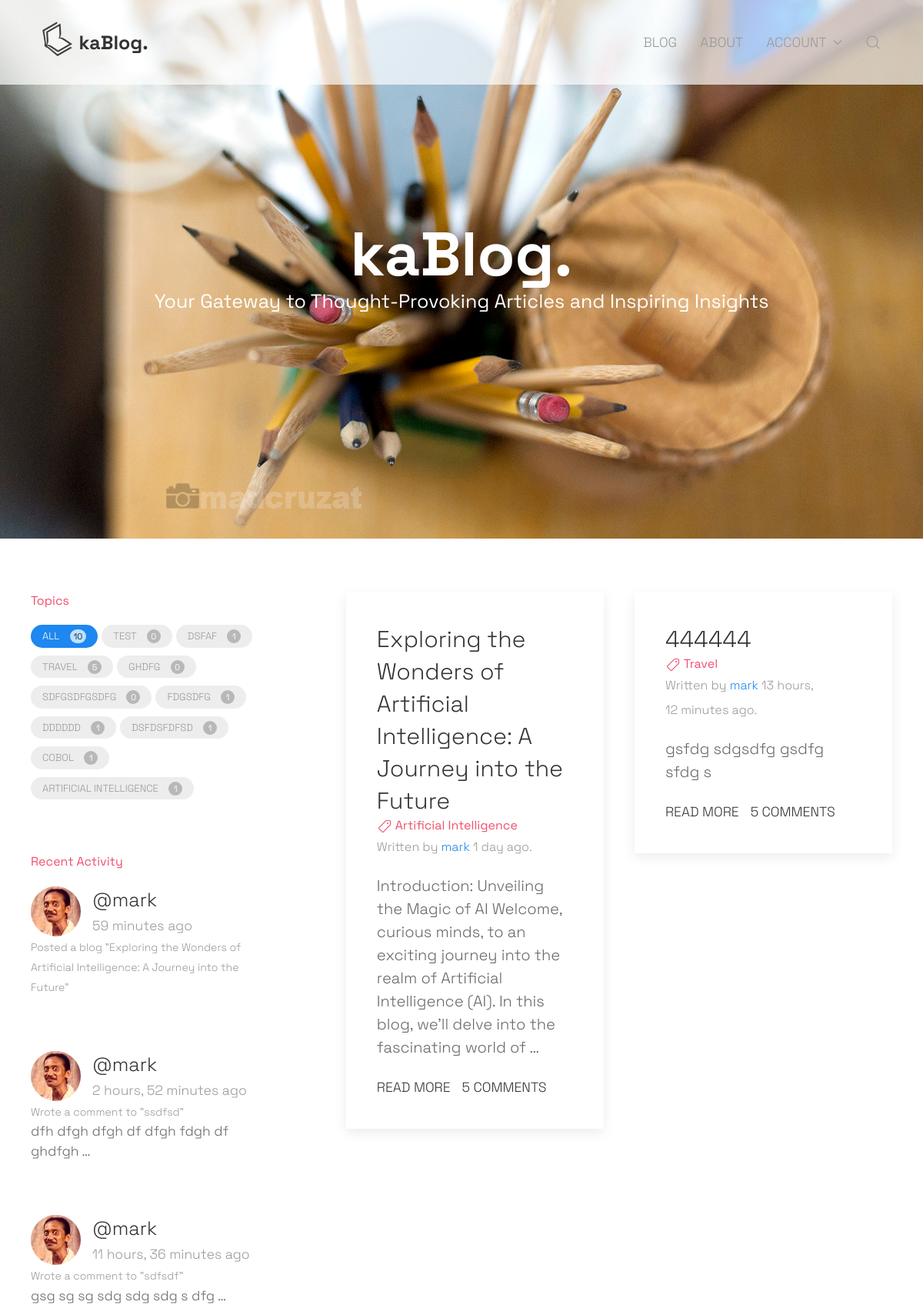
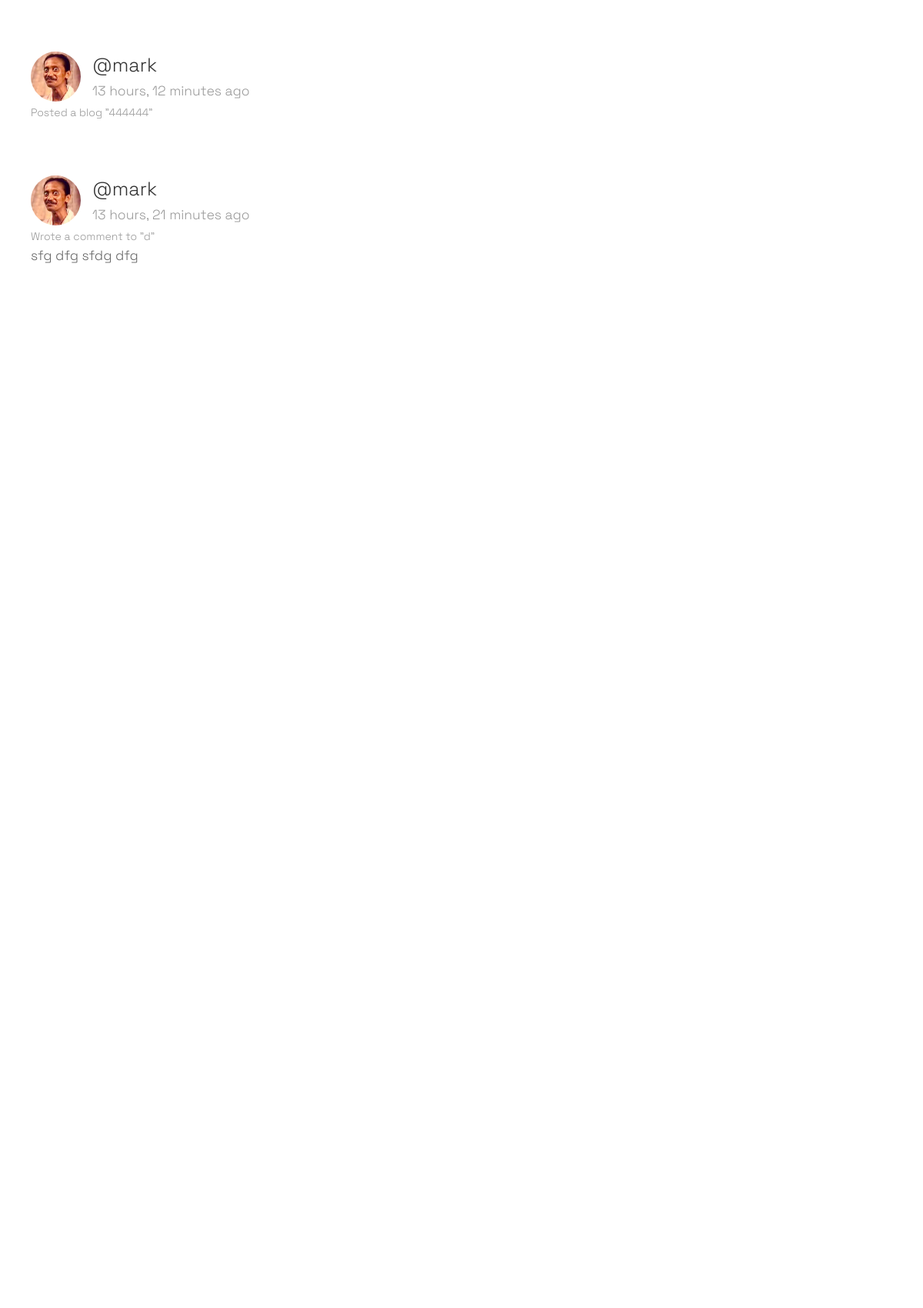
The page / (upper part) on the database its author committed (2 pictures, top to bottom).
### blog/models.py (models this page shows, shortened)
class Topic(models.Model):
    name = models.CharField(max_length=200)
    def __str__(self):
        return self.name

class Blog(models.Model):
    author = models.ForeignKey(User, on_delete=models.SET_NULL, null=True)
    participants = models.ManyToManyField(User, related_name="participants", blank=True)
    topic = models.ForeignKey(Topic, on_delete=models.SET_NULL, null=True)
    title = models.CharField(max_length=200)
    description = models.TextField(null=True, blank=True)
    updated = models.DateTimeField(auto_now=True)
    created = models.DateTimeField(auto_now_add=True)
    featured_image=models.ImageField(null=True, blank=True, verbose_name='Featured image', upload_to = user_directory_path)
    isupdated=models.BooleanField(default=False)
    """ class Meta:
        ordering = ["-updated", "-created"] """

### creds/models.py (models this page shows)
class User(AbstractUser):
    name=models.CharField(max_length=200, null=True, verbose_name='Full Name')
    email=models.EmailField(verbose_name="Email address", max_length=255, unique=True,)
    bio=models.TextField(null=True, blank=True)
    avatar=models.ImageField(null=True, verbose_name='Profile piture', upload_to = user_directory_path, default='avatar/avatar.png')
    USERNAME_FIELD="email"
    REQUIRED_FIELDS=[]

### blog/views.py (the view)
# urls.py: path("", blogs, name="page-blogs"),
def blogs(request):
    q = request.GET.get("q") if request.GET.get("q") != None else ""  # search criteria
    blogs = Blog.objects.filter(
        Q(topic__name__icontains=q)
        | Q(title__icontains=q)
        | Q(description__icontains=q)
        | Q(author__username__icontains=q)
    ).order_by('-updated', '-created')
    recent_activity = Comment.objects.all()[:5]  # show messages based on the topic selected
    qsBlog = Blog.objects.all().values('id', 'author', 'author__username', 'author__avatar', 'created', 'updated', 'title').annotate(comment=Value(''), action=Value('Posted a blog'))
    qsComment = Comment.objects.all().values('id', 'author', 'author__username', 'author__avatar', 'created', 'updated', 'blog__title', 'comment').annotate(action=Value('Wrote a comment to'))
    recent=qsBlog.union(qsComment).order_by('-updated', '-created')[:5]
    topics = Topic.objects.annotate(blogcount=Count("blog"))
    context = {"blogs": blogs, "topics": topics, "recent_activity": recent_activity, 'recent':recent }
    return render(request, "blog/blogs.html", context)

### blog/templates/blog/blogs.html
{% extends 'base.html' %}
{% block pageheading %}
  {% include 'pageheading.html' %}
  {% block navigation %}
    {% include 'navigation.html' %}
  {% endblock %}
{% endblock %}
{% block sidebar %}
  {% include 'blog/list_sidebar_topics.html' %}
  {% include 'blog/list_sidebar_recentactivity.html' %}
{% endblock %}
{% block content %}
  <div class="w-full">
    {% include 'blog/list_blog.html' %}
  </div>
{% endblock %}

### blog/templates/blog/list_sidebar_topics.html (shortened to what this page needs)
{% if topics|length %}
<div>
<h5 class="uk-text-danger">Topics</h5>
<ul class="uk-subnav uk-subnav-pill uk-text-small" uk-margin>
  <li class="uk-active" uk-filter-control><a class="uk-border-pill" href="javascript:vod(0)">All <span class="uk-badge uk-margin-small-left">{{topics.count}}</span></a></li>
  {% for topic in topics %}
    <li uk-filter-control="[data-topic='{{topic.name}}']"><a class="uk-border-pill"
      href="#">{{topic.name}}<span class="uk-badge uk-margin-small-left">{{topic.blogcount}}</span></a>
    </li>
  {% endfor %}
</ul>
</div>
{% endif %}

### blog/templates/blog/list_sidebar_recentactivity.html (shortened to what this page needs)
{% if recent|length %}
{% load static %}
<div>
<h5 class="uk-text-danger">Recent Activity</h5>
<ul class="uk-comment-list">
  {% for activity in recent %}
    <li>
        <article class="uk-comment" role="comment">
            <header class="uk-comment-header uk-margin-remove-bottom">
                <div class="uk-grid-small uk-flex-middle" uk-grid>
                    <div class="uk-width-auto">
                        <img class="uk-comment-avatar uk-border-circle" src="{% get_media_prefix %}{{ activity.author__avatar }}"
                            width="65" height="65" alt="">
                    </div>
                    <section class="uk-width-expand">
                        <h4 class="uk-comment-title uk-margin-remove uk-link-reset"><a
                                href="{% url 'user-profile' activity.author %}">@{{ activity.author__username }}</a></h4>
                        <time class="uk-comment-meta uk-text-small">{{ activity.updated|timesince }} ago</time>
                    </section>
                </div>
            </header>
            <div class="uk-comment-body uk-text-small">
              <small class="uk-text-muted">{{activity.action}} "{{activity.title}}"</small>
              {% if activity.comment%}
                  <p class="uk-margin-remove">{{ activity.comment|truncatewords_html:8}}</p>
              {% endif %}
            </div>
        </article>
    </li>
    {% endfor %}
</ul>
</div>
{% endif %}

### blog/templates/blog/list_blog.html (shortened to what this page needs)
<ul uk-grid="masonry: true" class="js-filter uk-child-width-1-2@m uk-child-width-1-3@xl" uk-scrollspy="cls: uk-animation-fade; target: .uk-card; delay: 200;">
    {% for blog in blogs %}
    <li data-topic="{{blog.topic}}" data-size="small">
        <div class="uk-card uk-card-default uk-card-hover">
            <div class="uk-card-body">
                <article class="uk-article">
                    <h3 class="uk-card-title uk-margin-remove-vertical"><a class="uk-link-reset" href="{% url 'page-blog' blog.id %}">{{blog.title}}</a></h3>
                    <small class="uk-text-muted"><h5 class="uk-text-danger uk-margin-remove-bottom"><span uk-icon="tag"></span> {{blog.topic|title}}</h5>Written by <a href="{% url 'user-profile' blog.author.id %}">{{blog.author.username}}</a> {{blog.created|timesince}} ago.</small>
                    <p>{{blog.description|truncatewords_html:30}}</p>
                    <div class="uk-grid-small uk-child-width-auto" uk-grid>
                        <div>
                            <a class="uk-button uk-button-text" href="{% url 'page-blog' blog.id %}">Read more</a>
                        </div>
                        <div>
                            <a class="uk-button uk-button-text" href="#">5 Comments</a>
                        </div>
                    </div>
                </article>
            </div>
        </div>
    </li>
    {% endfor %}
</ul>

### static/styles/custom.css (style rules this page uses)
* { box-sizing: border-box; font-family: 'Space Grotesk', sans-serif !important; font-weight: 300; }
html { font-size: clamp(16px, 3.5vw, 20px); line-height: 1.5em; }
.uk-subnav-pill>*> :first-child { padding: 5px 15px; background: #ededed; color: #999; font-size: small; }
.uk-badge { background: #9797979e; font-weight: 400 !important; color: #fff !important; }
.uk-subnav-pill>.uk-active .uk-badge { background: #bee1ff; color: #0c2c4d !important; }
.uk-subnav>*:not(.uk-first-column) { padding-left: 5px; }

### rows shown on the page
Topic: name "TEST", blogcount "0"
Topic: name "DSFAF", blogcount "1"
Topic: name "TRAVEL", blogcount "5"
Topic: name "GHDFG", blogcount "0"
Topic: name "SDFGSDFGSDFG", blogcount "0"
Topic: name "FDGSDFG", blogcount "1"
Topic: name "DDDDDD", blogcount "1"
Topic: name "DSFDSFDFSD", blogcount "1"
Topic: name "COBOL", blogcount "1"
Topic: name "ARTIFICIAL INTELLIGENCE", blogcount "1"
Blog: author__username "mark", updated "59 minutes", action "Posted a blog", title "Exploring the Wonders of Artificial Intelligence: A Journey into the Future", topic "Artificial Intelligence", author.username "mark", created "1 day", description "Introduction: Unveiling the Magic of AI Welcome, curious minds, to an exciting journey into the realm of Artificial Intelligence (AI). In this blog, we'll delve into the fascinating world of …"
Blog: author__username "mark", updated "2 hours, 52 minutes", action "Wrote a comment to", title "ssdfsd", comment "dfh dfgh dfgh df dfgh fdgh df ghdfgh …", updated "13 hours, 12 minutes", action "Posted a blog", title "444444", topic "Travel", author.username "mark", created "13 hours, 12 minutes", description "gsfdg sdgsdfg gsdfg sfdg s"
Blog: author__username "mark", updated "11 hours, 36 minutes", action "Wrote a comment to", title "sdfsdf", comment "gsg sg sg sdg sdg sdg s dfg …"
Blog: author__username "mark", updated "13 hours, 21 minutes", action "Wrote a comment to", title "d", comment "sfg dfg sfdg dfg"

### other values the page prints
{{ topics.count }} "10"
